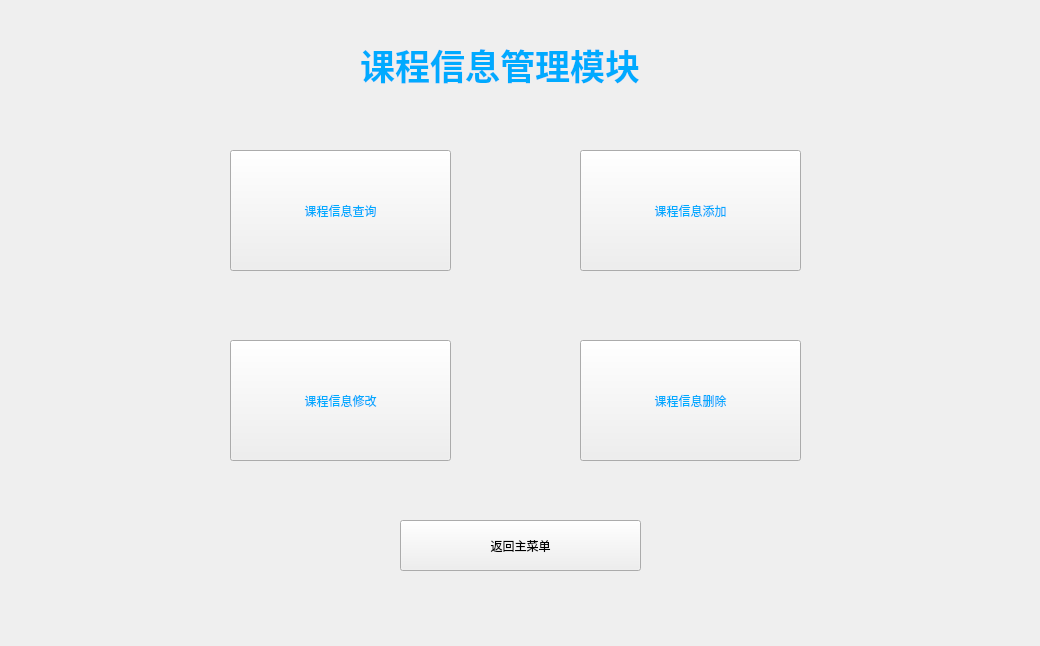
<?xml version="1.0" encoding="UTF-8"?>
<ui version="4.0">
 <class>Course</class>
 <widget class="QWidget" name="Course">
  <property name="geometry">
   <rect>
    <x>0</x>
    <y>0</y>
    <width>1040</width>
    <height>646</height>
   </rect>
  </property>
  <property name="windowTitle">
   <string>课程信息管理</string>
  </property>
  <property name="styleSheet">
   <string notr="true">background-image: url(:D:/PyQt/2.png);</string>
  </property>
  <widget class="QLabel" name="label">
   <property name="geometry">
    <rect>
     <x>360</x>
     <y>0</y>
     <width>661</width>
     <height>131</height>
    </rect>
   </property>
   <property name="text">
    <string>&lt;html&gt;&lt;head/&gt;&lt;body&gt;&lt;p&gt;&lt;span style=&quot; font-size:26pt; font-weight:600; color:#00aaff;&quot;&gt;课程信息管理模块&lt;/span&gt;&lt;/p&gt;&lt;/body&gt;&lt;/html&gt;</string>
   </property>
  </widget>
  <widget class="QPushButton" name="pushButton">
   <property name="geometry">
    <rect>
     <x>230</x>
     <y>150</y>
     <width>221</width>
     <height>121</height>
    </rect>
   </property>
   <property name="styleSheet">
    <string notr="true">color:rgb(0, 170, 255);
font: 16pt &quot;Agency FB&quot;;</string>
   </property>
   <property name="text">
    <string>课程信息查询</string>
   </property>
  </widget>
  <widget class="QPushButton" name="pushButton_2">
   <property name="geometry">
    <rect>
     <x>580</x>
     <y>150</y>
     <width>221</width>
     <height>121</height>
    </rect>
   </property>
   <property name="styleSheet">
    <string notr="true">color:rgb(0, 170, 255);
font: 16pt &quot;Agency FB&quot;;</string>
   </property>
   <property name="text">
    <string>课程信息添加</string>
   </property>
  </widget>
  <widget class="QPushButton" name="pushButton_3">
   <property name="geometry">
    <rect>
     <x>230</x>
     <y>340</y>
     <width>221</width>
     <height>121</height>
    </rect>
   </property>
   <property name="styleSheet">
    <string notr="true">color:rgb(0, 170, 255);
font: 16pt &quot;Agency FB&quot;;</string>
   </property>
   <property name="text">
    <string>课程信息修改</string>
   </property>
  </widget>
  <widget class="QPushButton" name="pushButton_4">
   <property name="geometry">
    <rect>
     <x>580</x>
     <y>340</y>
     <width>221</width>
     <height>121</height>
    </rect>
   </property>
   <property name="styleSheet">
    <string notr="true">color:rgb(0, 170, 255);
font: 16pt &quot;Agency FB&quot;;</string>
   </property>
   <property name="text">
    <string>课程信息删除</string>
   </property>
  </widget>
  <widget class="QPushButton" name="pushButton_5">
   <property name="geometry">
    <rect>
     <x>400</x>
     <y>520</y>
     <width>241</width>
     <height>51</height>
    </rect>
   </property>
   <property name="text">
    <string>返回主菜单</string>
   </property>
  </widget>
 </widget>
 <resources/>
 <connections/>
</ui>
